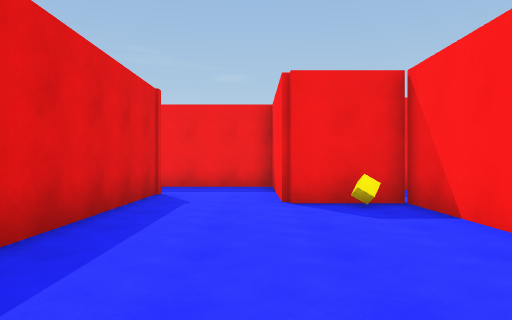
view 1 (above)

19 first-person views from a walk through a scene from a Unity 3-D project. The camera is 1.3 m above the floor, looks level and sees 70° across. The floor is counted in squares, 2 m on a side. Each view is taken from the middle of a square. On the plan, view 1 faces up. The plan holds only what a view shows up to about 11 squares ahead; the rest is blank. The player character is not drawn.

view 2
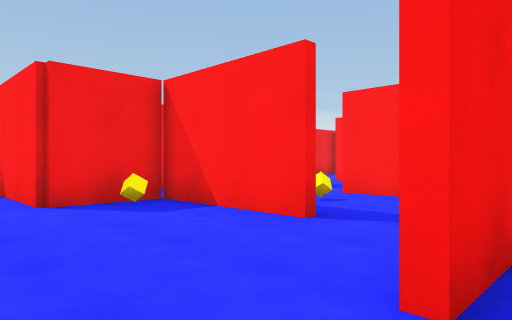

view 3
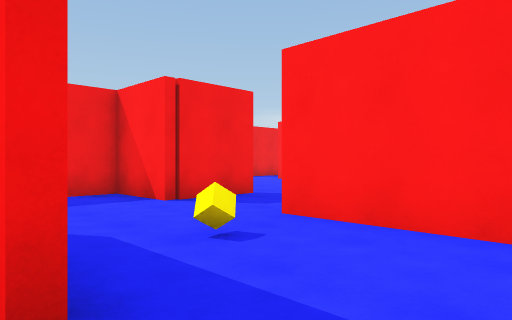

view 4
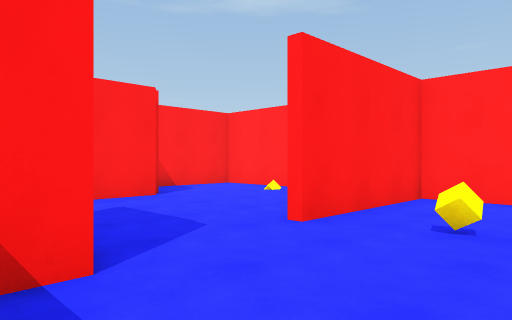

view 5
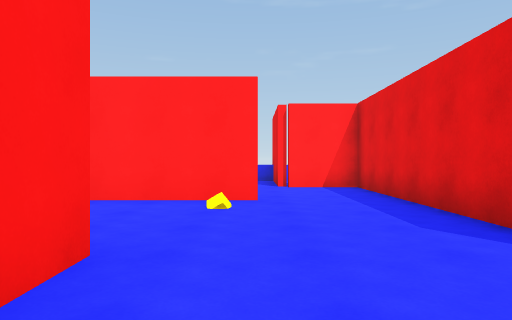

view 6
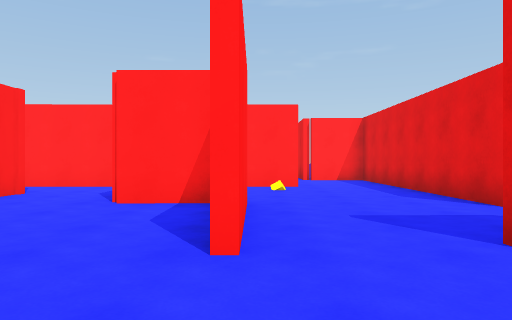

view 7
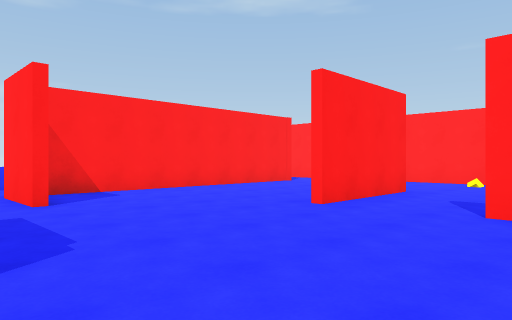

view 8
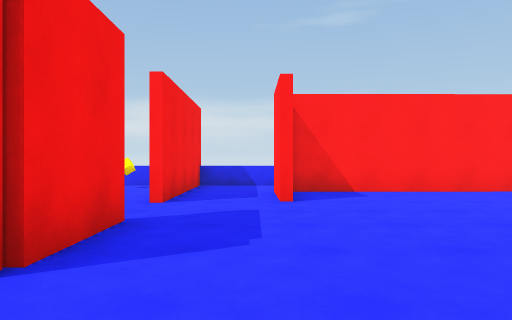

view 9
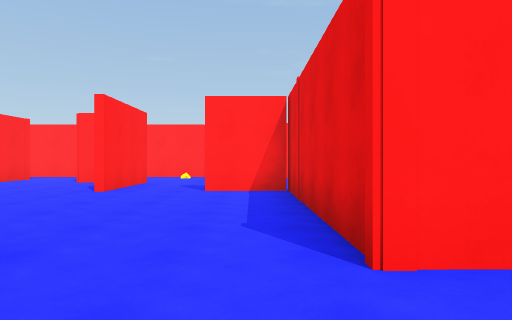

view 10
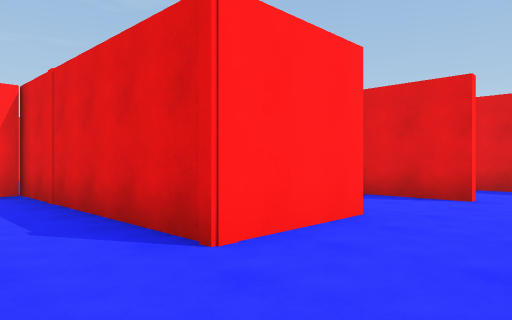

view 11
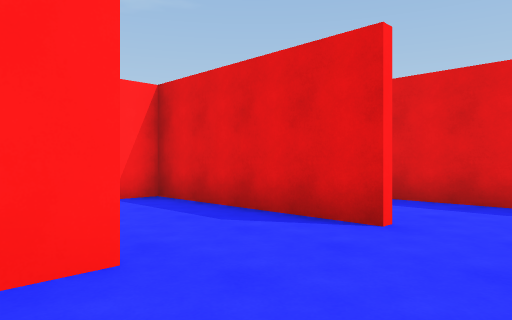

view 12
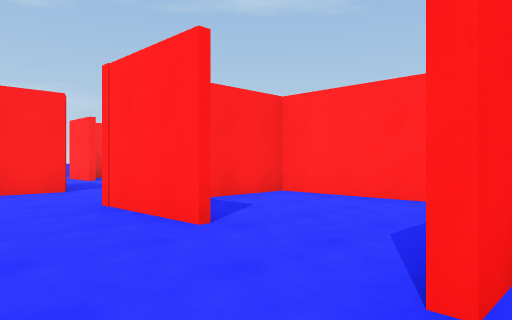

view 13
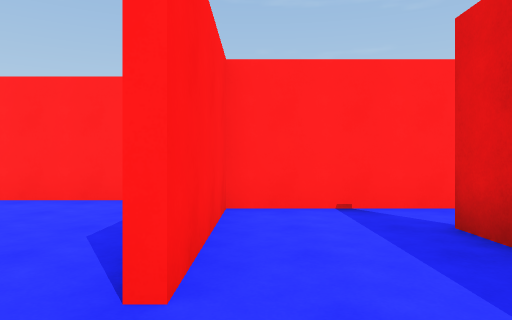

view 14
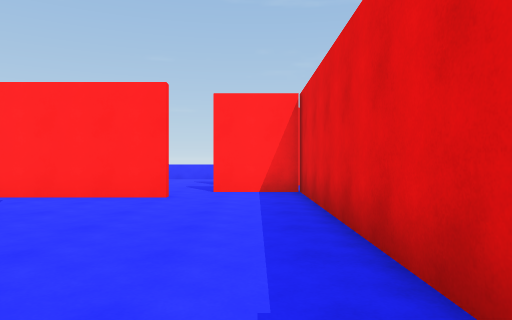

view 15
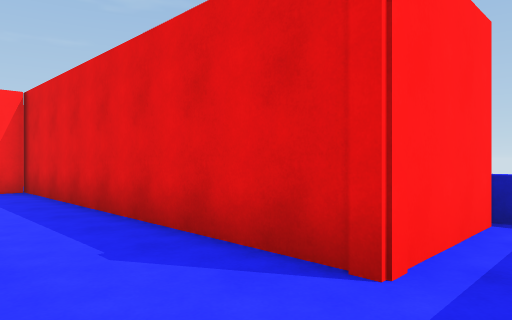

view 16
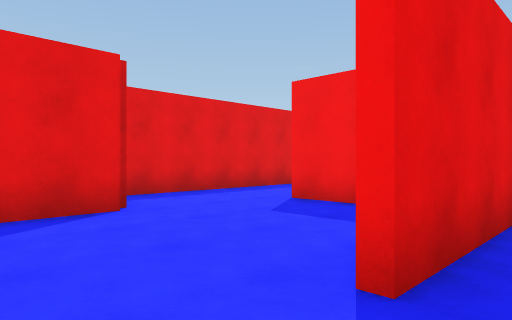

view 17
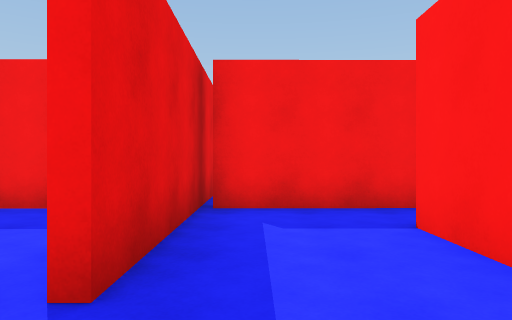

view 18
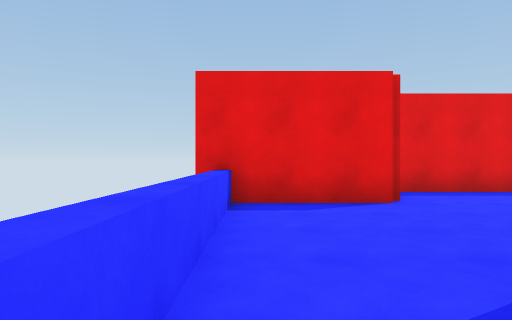

view 19
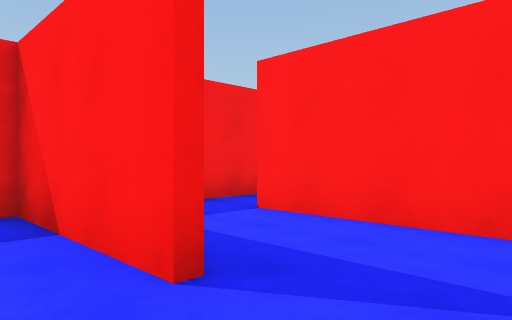

### Floor plan
Key: @ floor where view 1 was taken; # wall or solid block; x gap in a wall; . floor; O other object.
Columns run from 4 left of view 1 to 16 right of it. Each row starts with its distance up from view 1.
 14     ........
 13   #.........#     .O
 12   #..#.###..# ......#
 11   #..#...#..##..#####
 10   ...#...#..........
  9  #####...#......###.
  8  ....#####........#
  7 x##..#...#........#
  6   #..##..###.#....#
  5   #..O#......#....#
  4   #...#......#....#
  3   #...#.O.#..###..#
  2   #.......#....#..#
  1   #.......#..O.#...
  0   #.@######.########
 -1   ####   ##....#...
 -2   #       #....#..#
 -3           ##...#..#
 -4            #......#
 -5            #......
 -6            ##    #

Positions as (right, up) in squares from view 1, and headings:
1: (0, 0), facing up
2: (-1, 0), facing up-right
3: (2, 1), facing up-right
4: (3, 7), facing down-right
5: (8, 6), facing down
6: (9, 9), facing down
7: (6, 11), facing down-right
8: (6, 10), facing right
9: (6, 14), facing down
10: (7, 14), facing down-left
11: (4, 14), facing down-left
12: (0, 14), facing down-right
13: (0, 14), facing down
14: (-1, 7), facing down
15: (0, 8), facing down-left
16: (12, -5), facing up-left
17: (12, -5), facing up
18: (13, -5), facing left
19: (10, -5), facing up-right
